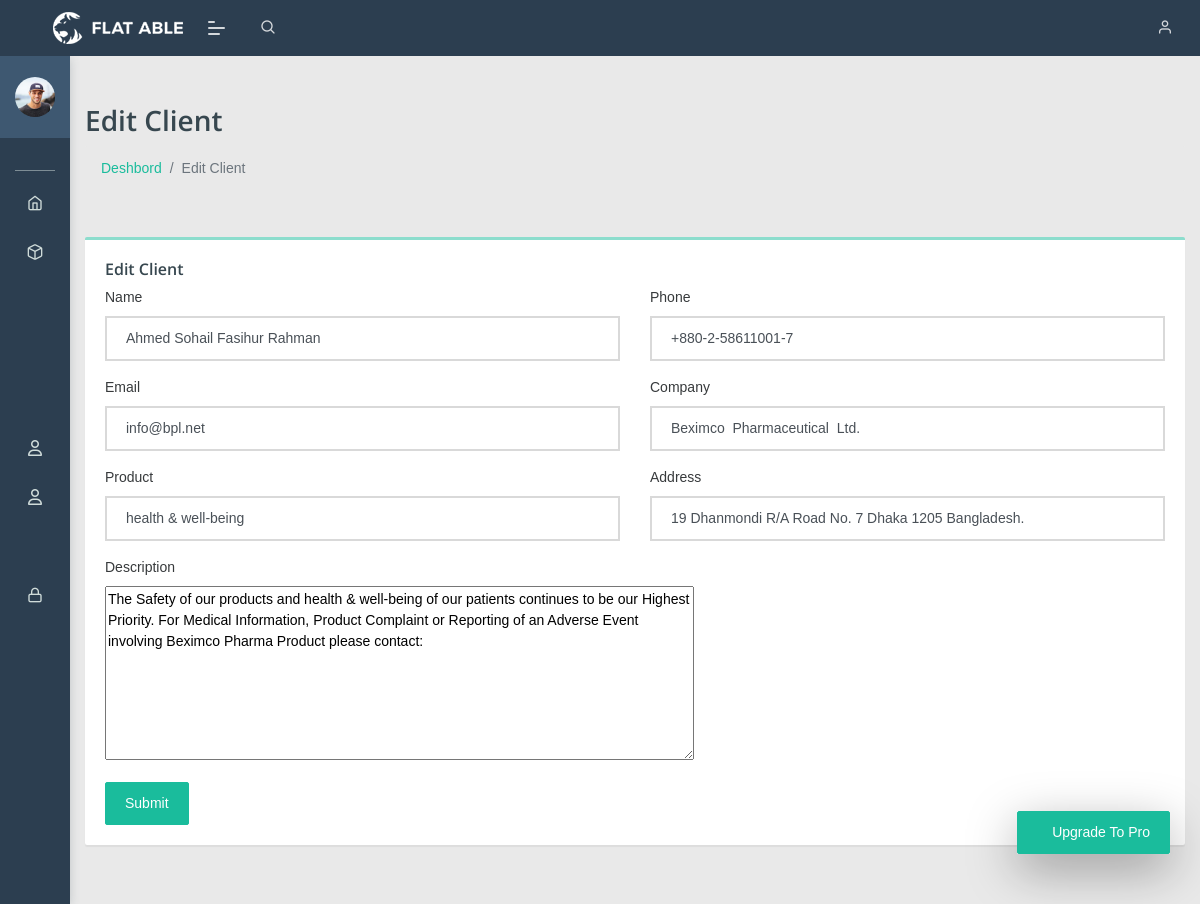
Screenshot of /edit_client/1/ (signed in) with the database file from the repository.
### Pharmacey_App/models.py (models this page shows, shortened)
class Client(models.Model):
    name = models.CharField(max_length=160)
    email = models.EmailField()
    phone = models.CharField(max_length=20)
    company = models.CharField(max_length=150)
    address = models.CharField(max_length=560)
    product = models.CharField(max_length=160)
    description = models.TextField()

### Pharmacey_App/views.py (the view)
# urls.py: path("edit_client/<id>/", views.Edit_Client, name="edit_client"),
@login_required()
def Edit_Client(request, id):
    client = Client.objects.get(id=id)
    context = {
       'client':client
    }
    return render(request, 'HOD/edit_client.html', context)

### templates/HOD/edit_client.html (shortened to what this page needs)
{% extends "base.html" %}
{% load static %}
{% block body_block %}
<div class="page-wrapper">
    <div class="content container-fluid">
       <div class="page-header">
          <div class="row align-items-center">
             <div class="col">
                <h3 class="page-title">Edit Client</h3>
                <ul class="breadcrumb">
                   <li class="breadcrumb-item"><a href="#">Deshbord</a></li>
                   <li class="breadcrumb-item active">Edit Client</li>
                </ul>
             </div>
          </div>
       </div>
       <div class="row">
          <div class="col-sm-12">
             <div class="card">
                <div class="card-body">
                   <form method="POST" action="{% url 'Pharmacey_App:update_client' %}">
                      <div class="row">
                         <div class="col-12">
                            <h5 class="form-title"><span>Edit Client</span></h5>
                         </div>
                         <div class="col-12 col-sm-6">
                            <div class="form-group">
                               <label>Name</label>
                               <input type="text" value="{{client.name}}"  name="name" class="form-control">
                            </div>
                         </div>
                         <div class="col-12 col-sm-6">
                            <div class="form-group">
                               <label>Phone</label>
                               <input type="text" value="{{client.phone}}" name="phone" class="form-control">
                            </div>
                         </div>
                         <div class="col-12 col-sm-6">
                            <div class="form-group">
                               <label>Email</label>
                               <input type="text" value="{{client.email}}" name="email" class="form-control">
                            </div>
                         </div>
                         <div class="col-12 col-sm-6">
                            <div class="form-group">
                               <label>Company</label>
                               <input type="text" value="{{client.company}}" name="company" class="form-control">
                            </div>
                         </div>
                         <div class="col-12 col-sm-6">
                            <div class="form-group">
                               <label>Product</label>
                               <input type="text" value="{{client.product}}" name="product" class="form-control">
                            </div>
                         </div>
                         <div class="col-12 col-sm-6">
                            <div class="form-group">
                               <label>Address</label>
                               <div>
                                  <input type="text" value="{{client.address}}" name="address" class="form-control">
                               </div>
                            </div>
                         </div>
                         <div class="col-12 col-sm-6">
                            <div class="form-group">
                               <label>Description</label>
                               <textarea name="description" name="description" id="" cols="70" rows="8">{{client.description}}</textarea>
                            </div>
                         </div>
                         <div class="col-12">
                            <button type="submit" class="btn btn-primary">Submit</button>
                         </div>
                      </div>
                   </form>
                </div>
             </div>
          </div>
       </div>
    </div>
 </div>
</div>
{%endblock%}

### rows the page displays
Client: name "Ahmed Sohail Fasihur Rahman", phone "+880-2-58611001-7", email "info@bpl.net", company "Beximco Pharmaceutical Ltd.", product "health & well-being", address "19 Dhanmondi R/A Road No. 7 Dhaka 1205 Bangladesh.", description "The Safety of our products and health & well-being of our patients continues to be our Highest Priority. For Medical Information, Product Complaint or Reporting of an Adverse Event involving Beximco Pharma Product please contact:"
